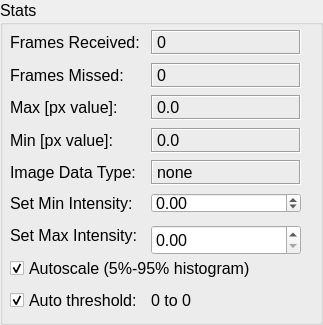
           <widget class="QGroupBox" name="group_box_stats">
            <property name="sizePolicy">
             <sizepolicy hsizetype="Expanding" vsizetype="Minimum">
              <horstretch>0</horstretch>
              <verstretch>0</verstretch>
             </sizepolicy>
            </property>
            <property name="minimumSize">
             <size>
              <width>0</width>
              <height>325</height>
             </size>
            </property>
            <property name="font">
             <font>
              <pointsize>12</pointsize>
             </font>
            </property>
            <property name="title">
             <string>Stats</string>
            </property>
            <widget class="QWidget" name="formLayoutWidget_6">
             <property name="geometry">
              <rect>
               <x>10</x>
               <y>30</y>
               <width>304</width>
               <height>281</height>
              </rect>
             </property>
             <layout class="QFormLayout" name="stats_layout">
              <property name="labelAlignment">
               <set>Qt::AlignLeading|Qt::AlignLeft|Qt::AlignVCenter</set>
              </property>
              <property name="formAlignment">
               <set>Qt::AlignLeading|Qt::AlignLeft|Qt::AlignTop</set>
              </property>
              <property name="horizontalSpacing">
               <number>8</number>
              </property>
              <property name="verticalSpacing">
               <number>12</number>
              </property>
              <item row="0" column="0">
               <widget class="QLabel" name="stats_lbl_frames_received">
                <property name="minimumSize">
                 <size>
                  <width>0</width>
                  <height>25</height>
                 </size>
                </property>
                <property name="maximumSize">
                 <size>
                  <width>16777215</width>
                  <height>21</height>
                 </size>
                </property>
                <property name="font">
                 <font>
                  <pointsize>12</pointsize>
                 </font>
                </property>
                <property name="text">
                 <string>Frames Received:</string>
                </property>
               </widget>
              </item>
              <item row="0" column="1">
               <widget class="QLabel" name="frames_received_val">
                <property name="sizePolicy">
                 <sizepolicy hsizetype="Expanding" vsizetype="Expanding">
                  <horstretch>0</horstretch>
                  <verstretch>0</verstretch>
                 </sizepolicy>
                </property>
                <property name="minimumSize">
                 <size>
                  <width>0</width>
                  <height>25</height>
                 </size>
                </property>
                <property name="maximumSize">
                 <size>
                  <width>150</width>
                  <height>21</height>
                 </size>
                </property>
                <property name="font">
                 <font>
                  <pointsize>12</pointsize>
                 </font>
                </property>
                <property name="frameShape">
                 <enum>QFrame::Box</enum>
                </property>
                <property name="frameShadow">
                 <enum>QFrame::Sunken</enum>
                </property>
                <property name="text">
                 <string>0</string>
                </property>
               </widget>
              </item>
              <item row="1" column="0">
               <widget class="QLabel" name="stats_lbl_frames_missed">
                <property name="minimumSize">
                 <size>
                  <width>0</width>
                  <height>25</height>
                 </size>
                </property>
                <property name="maximumSize">
                 <size>
                  <width>16777215</width>
                  <height>21</height>
                 </size>
                </property>
                <property name="font">
                 <font>
                  <pointsize>12</pointsize>
                 </font>
                </property>
                <property name="text">
                 <string>Frames Missed:</string>
                </property>
               </widget>
              </item>
              <item row="1" column="1">
               <widget class="QLabel" name="missed_frames_val">
                <property name="sizePolicy">
                 <sizepolicy hsizetype="Expanding" vsizetype="Expanding">
                  <horstretch>0</horstretch>
                  <verstretch>0</verstretch>
                 </sizepolicy>
                </property>
                <property name="minimumSize">
                 <size>
                  <width>0</width>
                  <height>25</height>
                 </size>
                </property>
                <property name="maximumSize">
                 <size>
                  <width>150</width>
                  <height>21</height>
                 </size>
                </property>
                <property name="font">
                 <font>
                  <pointsize>12</pointsize>
                 </font>
                </property>
                <property name="frameShape">
                 <enum>QFrame::Box</enum>
                </property>
                <property name="frameShadow">
                 <enum>QFrame::Sunken</enum>
                </property>
                <property name="text">
                 <string>0</string>
                </property>
               </widget>
              </item>
              <item row="2" column="0">
               <widget class="QLabel" name="stats_lbl_max_px">
                <property name="minimumSize">
                 <size>
                  <width>0</width>
                  <height>25</height>
                 </size>
                </property>
                <property name="font">
                 <font>
                  <pointsize>12</pointsize>
                 </font>
                </property>
                <property name="text">
                 <string>Max [px value]:</string>
                </property>
               </widget>
              </item>
              <item row="2" column="1">
               <widget class="QLabel" name="max_px_val">
                <property name="sizePolicy">
                 <sizepolicy hsizetype="Expanding" vsizetype="Expanding">
                  <horstretch>0</horstretch>
                  <verstretch>0</verstretch>
                 </sizepolicy>
                </property>
                <property name="minimumSize">
                 <size>
                  <width>0</width>
                  <height>25</height>
                 </size>
                </property>
                <property name="maximumSize">
                 <size>
                  <width>150</width>
                  <height>16777215</height>
                 </size>
                </property>
                <property name="font">
                 <font>
                  <pointsize>12</pointsize>
                 </font>
                </property>
                <property name="frameShape">
                 <enum>QFrame::Box</enum>
                </property>
                <property name="frameShadow">
                 <enum>QFrame::Sunken</enum>
                </property>
                <property name="text">
                 <string>0.0</string>
                </property>
               </widget>
              </item>
              <item row="3" column="0">
               <widget class="QLabel" name="stats_lbl_min_px">
                <property name="minimumSize">
                 <size>
                  <width>0</width>
                  <height>25</height>
                 </size>
                </property>
                <property name="font">
                 <font>
                  <pointsize>12</pointsize>
                 </font>
                </property>
                <property name="text">
                 <string>Min [px value]:</string>
                </property>
               </widget>
              </item>
              <item row="3" column="1">
               <widget class="QLabel" name="min_px_val">
                <property name="sizePolicy">
                 <sizepolicy hsizetype="Expanding" vsizetype="Expanding">
                  <horstretch>0</horstretch>
                  <verstretch>0</verstretch>
                 </sizepolicy>
                </property>
                <property name="minimumSize">
                 <size>
                  <width>0</width>
                  <height>25</height>
                 </size>
                </property>
                <property name="maximumSize">
                 <size>
                  <width>150</width>
                  <height>16777215</height>
                 </size>
                </property>
                <property name="font">
                 <font>
                  <pointsize>12</pointsize>
                 </font>
                </property>
                <property name="frameShape">
                 <enum>QFrame::Box</enum>
                </property>
                <property name="frameShadow">
                 <enum>QFrame::Sunken</enum>
                </property>
                <property name="text">
                 <string>0.0</string>
                </property>
               </widget>
              </item>
              <item row="4" column="0">
               <widget class="QLabel" name="stats_lbl_data_type">
                <property name="minimumSize">
                 <size>
                  <width>0</width>
                  <height>25</height>
                 </size>
                </property>
                <property name="font">
                 <font>
                  <pointsize>12</pointsize>
                 </font>
                </property>
                <property name="text">
                 <string>Image Data Type:</string>
                </property>
               </widget>
              </item>
              <item row="4" column="1">
               <widget class="QLabel" name="data_type_val">
                <property name="sizePolicy">
                 <sizepolicy hsizetype="Expanding" vsizetype="Expanding">
                  <horstretch>0</horstretch>
                  <verstretch>0</verstretch>
                 </sizepolicy>
                </property>
                <property name="minimumSize">
                 <size>
                  <width>0</width>
                  <height>25</height>
                 </size>
                </property>
                <property name="maximumSize">
                 <size>
                  <width>150</width>
                  <height>16777215</height>
                 </size>
                </property>
                <property name="font">
                 <font>
                  <pointsize>12</pointsize>
                 </font>
                </property>
                <property name="frameShape">
                 <enum>QFrame::Box</enum>
                </property>
                <property name="frameShadow">
                 <enum>QFrame::Sunken</enum>
                </property>
                <property name="text">
                 <string>none</string>
                </property>
               </widget>
              </item>
              <item row="6" column="0">
               <widget class="QLabel" name="lbl_set_max">
                <property name="font">
                 <font>
                  <pointsize>12</pointsize>
                 </font>
                </property>
                <property name="text">
                 <string>Set Max Intensity:</string>
                </property>
               </widget>
              </item>
              <item row="6" column="1">
               <widget class="QDoubleSpinBox" name="max_setting_val">
                <property name="minimumSize">
                 <size>
                  <width>0</width>
                  <height>30</height>
                 </size>
                </property>
                <property name="maximumSize">
                 <size>
                  <width>150</width>
                  <height>16777215</height>
                 </size>
                </property>
                <property name="font">
                 <font>
                  <pointsize>12</pointsize>
                 </font>
                </property>
                <property name="maximum">
                 <double>9999999999.989999771118164</double>
                </property>
               </widget>
              </item>
              <item row="5" column="1">
               <widget class="QDoubleSpinBox" name="min_setting_val">
                <property name="maximumSize">
                 <size>
                  <width>150</width>
                  <height>16777215</height>
                 </size>
                </property>
                <property name="font">
                 <font>
                  <pointsize>12</pointsize>
                 </font>
                </property>
                <property name="minimum">
                 <double>-10000000000.000000000000000</double>
                </property>
                <property name="maximum">
                 <double>9999999999.989999771118164</double>
                </property>
               </widget>
              </item>
              <item row="5" column="0">
               <widget class="QLabel" name="lbl_set_min">
                <property name="font">
                 <font>
                  <pointsize>12</pointsize>
                 </font>
                </property>
                <property name="text">
                 <string>Set Min Intensity:</string>
                </property>
               </widget>
              </item>
              <item row="7" column="0" colspan="2">
               <widget class="QCheckBox" name="chk_autoscale">
                <property name="font">
                 <font>
                  <pointsize>12</pointsize>
                 </font>
                </property>
                <property name="checked">
                 <bool>true</bool>
                </property>
                <property name="text">
                 <string>Autoscale (5%-95% histogram)</string>
                </property>
               </widget>
              </item>
              <item row="8" column="0">
               <widget class="QCheckBox" name="chk_threshold">
                <property name="font">
                 <font>
                  <pointsize>12</pointsize>
                 </font>
                </property>
                <property name="checked">
                 <bool>true</bool>
                </property>
                <property name="text">
                 <string>Auto threshold:</string>
                </property>
               </widget>
              </item>
              <item row="8" column="1">
               <widget class="QLabel" name="lbl_threshold_range">
                <property name="font">
                 <font>
                  <pointsize>12</pointsize>
                 </font>
                </property>
                <property name="text">
                 <string>0 to 0</string>
                </property>
               </widget>
              </item>
             </layout>
            </widget>
           </widget>
